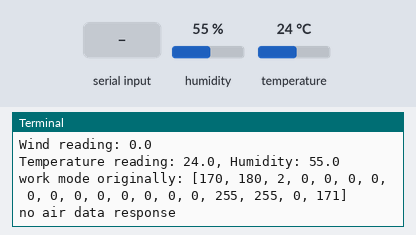
Bench run of a program on a simulated Raspberry Pi (BCM pin numbers). Parts: the last lines printed to the terminal. Inputs (shaded band) come from the test bench; at power-on: humidity 55 %, temperature 24 °C. The clock reads 2024-03-15 10:24:30 at power-on unless the program sets it.

Above: at 1.2 s.
1.3 s: "report mode\n" received over the second serial link
At 6.3 s:
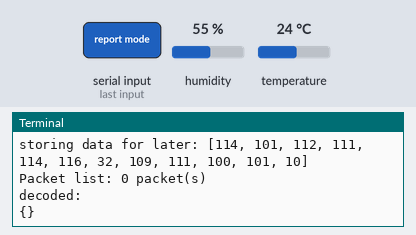
6.6 s: "data reporting\n" received over the second serial link
At 10.9 s:
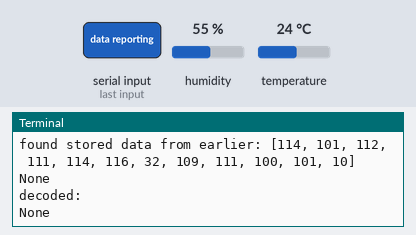

The program:

weather_pi.py
```python
# this script takes data from several sensors and transmits them to opensensmap.org
# Author: transistorgrab
# Date: 2024-05-12

# tested with Python 3.11

# requires: gpiozero, DHT11, requests

from gpiozero import Button ## used to read the input from the anemometer (wind information),
                            #  automatically sets pull-up active
import RPi.GPIO as GPIO ## required for the DHT11 sensor, since gpiozero is not useable for this application
import dht11    ## reads DHT11 temperature and humidity sensor
import serial   ## required for reading the air quality sensor
import requests ## used to connect to opensensmap
import collections ## used to implement a fifo data buffer
import time
import math
import threading ## used to run periodic tasks like fetching serial data
import json

debug = True

class Wind:
    def __init__(self):
        self.radius_mm   = 90
        self.pulses_per_revolution = 2.0
        self.corr_factor = 1.18
        self.port        = "GPIO18"
        self.impulses    = 0
        self.started     = time.time()
        print (f"wind sensor initiated") if debug else ()
    def init_sensor(self):
        self.sensor      = Button(self.port)
        self.sensor.when_pressed = self.count_impulse
        self.started     = time.time()
        self.impulses    = 0
        self.circumfence = ((2 * math.pi) * self.radius_mm) / 1000.0
    def count_impulse(self):
        print(f"pulses: {self.impulses}") if debug else ()
        self.impulses += 1
    def get_wind_speed(self):
        ''' first reads the collected pulses and time period,
            and starts the new count cycle
            by setting a new "started" time and resetting the counter
            then calculates the wind speed in m/s'''
        revolutions   = self.impulses / self.pulses_per_revolution
        read_time     = time.time()
        started       = self.started
        self.started  = read_time
        self.impulses = 0 ## reset impulses for next read cycle
        ## now we calculate the result: way traveled divided by time elapsed
        speed = (self.circumfence * revolutions) / (read_time - started) * self.corr_factor
        return (speed)

class Ser:
    ''' holds the serial interface parameters, provides data from the serial interface'''
    def __init__(self):
        self.port   = "/dev/serial0"
        self.bauds  = 9600
        self.size   = serial.EIGHTBITS
        self.parity = serial.PARITY_NONE
        self.stop   = serial.STOPBITS_ONE
        self.data   = collections.deque()   ## this is a fifo that holds the data read from serial
        self.period_min = self.period_min_seconds() ## minimum period on seconds how often serial data can be read
        self.period = 3                     ## period in seconds how often to read serial data
        self.connection = serial.Serial(port = self.port, baudrate = self.bauds,
                               parity = self.parity, stopbits = self.stop,
                               bytesize = self.size, timeout = 1)
        print (f"serial port {self.port} initiated") if debug else ()
    def period_min_seconds(self):
        return 3 ## implementing a static value here, serial cannot be read more often than that
    def post (self,data):
        self.data.appendleft(self,data)
    def get (self):
        if self.data:
            return self.data.pop()
        else:
            return None
#    def get_connection(self):
#        print (f"setting up serial port {self.port}") if debug else ()
#        return serial.Serial(port = self.port, baudrate = self.bauds,
#                               parity = self.parity, stopbits = self.stop,
#                               bytesize = self.size, timeout = 1)

    def start_cyclic_read(self):
        bytes_received = self.connection.inWaiting()
        self.post(connection.read(bytes_received))
        wait_period = self.period if self.period > self.period_min_seconds() else self.period_min_seconds()
        self.cyclic_read = threading.Timer(wait_period, lambda: self.start_cyclic_read) ## lambda prevents spawning multiple threads
    def stop_cyclic_read(self):
        self.cyclic_read.cancel()
    def send_data(self,data):
        self.connection.write(data)

class Air:
    ''' holds data and provides methods to communicate to the air sensor'''
    def __init__(self):
        self.air_request_inverval_s = 3 ## not less than 3 seconds
        self.old_data     = list() ## holds data that does not fit a whole data frame (tail missing)
        self.command_len  = 19 ## length of command packets
        self.response_len = 10 ## length of response packets
        self.commands = { ## per default commands address all devices (0xff in the address bytes)
            "get_work_mode"       : [0xaa,0xb4,0x02,0x00,0x00,0,0,0,0,0,0,0,0,0x00,0x00,0xff,0xff,0x00,0xab],
            "set_mode_active"     : [0xaa,0xb4,0x02,0x01,0x00,0,0,0,0,0,0,0,0,0x00,0x00,0xff,0xff,0x00,0xab],
            "set_mode_query"      : [0xaa,0xb4,0x02,0x01,0x01,0,0,0,0,0,0,0,0,0x00,0x00,0xff,0xff,0x00,0xab],
            "get_particle_data"   : [0xaa,0xb4,0x04,0x00,0x01,0,0,0,0,0,0,0,0,0x00,0x00,0xff,0xff,0x00,0xab],
            "set_device_id"       : [0xaa,0xb4,0x05,0x01,0x01,0,0,0,0,0,0,0,0,0x01,0x01,0xff,0xff,0x00,0xab],
            "get_sleep_mode"      : [0xaa,0xb4,0x06,0x00,0x00,0,0,0,0,0,0,0,0,0x01,0x01,0xff,0xff,0x00,0xab],
            "set_sleep_mode_on"   : [0xaa,0xb4,0x06,0x01,0x00,0,0,0,0,0,0,0,0,0x00,0x00,0xff,0xff,0x00,0xab],
            "set_sleep_mode_off"  : [0xaa,0xb4,0x06,0x01,0x01,0,0,0,0,0,0,0,0,0x00,0x00,0xff,0xff,0x00,0xab],
            "get_firmware_version": [0xaa,0xb4,0x07,0x00,0x00,0,0,0,0,0,0,0,0,0x00,0x00,0xff,0xff,0x00,0xab],
            "get_working_period"  : [0xaa,0xb4,0x08,0x00,0x00,0,0,0,0,0,0,0,0,0x00,0x00,0xff,0xff,0x00,0xab],
            "set_working_period"  : [0xaa,0xb4,0x08,0x01,0x00,0,0,0,0,0,0,0,0,0x00,0x00,0xff,0xff,0x00,0xab],
                        }
        self.reply_type_id = {0xC5:"report mode",
                              0xC0:"sensor data",}
        self.report_mode   = {0x02:"data reporting",
                              0x05:"device ID",
                              0x06:"sleep mode",
                              0x07:"firmware version",
                              0x08:"working period",}
        self.work_mode_response = {0x00:"active",
                                   0x01:"query",}
        self.sleep_mode_response = {0x00:"sleeping",
                                    0x01:"working",}

        '''
            10 data bytes from sensor
            air sensor data format example: "aa c0 8c 00 94 00 bc f9 d5 ab"
                                aa: head,
                                c0: reply type ID,
                                8c 00: PM2.5,
                                94 00: PM10,
                                00 bc: device ID,
                                d5: checksum (sum of "8c" to "f9", lowest 8 bits),
                                ab: tail
            19 data bytes to sensor
            command to sensor example: "aa b4 04 00 00 00 00 00 00 00 00 00 00 00 00 ff ff 00 ab"
                                aa: head,
                                b4: command ID (query sensor data),
                                04: query data command,
                                00...00 : reserved bytes,
                                ff ff: device ID: FF -> all devices,
                                00: checksum byte,
                                ab: tail
        '''

    def get_checksum (self,data):
        ''' returns the checksum for a given data list, either 19 byte to sensor or 10 bytes from sensor
            checksum is low 8 bits of sum of data bytes '''
        if (not len(data) == self.command_len) & (not len(data) == self.response_len):
            raise ValueError(f"data must have {self.command_len} or {self.response_len} bytes,"
                            +f" given data has {len(data)} bytes.")
            return False
        checksum = sum(data[2:-2]) & 0xff
        return checksum

    def get_command_data(self,command:str,dev_id:int=0xFFFF,work_period:int=0):
        ''' returns a list of bytes for the given command and device ID of the air sensor '''
        if command in self.commands:
            command_data = self.commands[command]
            if work_period:
                work_data = 30 if work_period > 30 else work_period
                command_data[4] = work_data
            command_data[-4] = dev_id >> 8
            command_data[-3] = dev_id & 0xFF
            command_data[-2] = self.get_checksum(command_data)
            return command_data
        else:
            return f"unknown command '{command}', available commands are {self.commands.keys()}"

    def decode (self,data,head = 0xaa, tail = 0xab):
        ''' takes a bytes object of data, decodes it and returns a dict of values '''
        if self.old_data: ## if we have old data from an earlier run
            print (f"found stored data from earlier: {self.old_data}") if debug else ()
            byte_list = self.old_data.extend(list(data))
        else:
            byte_list = list(data)
        print (byte_list) if debug else ()
        packet_list = list()
        data_packet = list()
        reply = dict()
        if byte_list:
            for byte in byte_list:
                data_packet.append(byte)
                if byte == tail: ## we found the tail byte
                    packet_list.append(data_packet) ## appends the packet to the list
                    print (f"packet: {data_packet}") if debug else ()
                    data_packet = [] ## clears the packet storage
            if data_packet: ## we have some bytes left, last byte was not == tail
                print (f"storing data for later: {data_packet}") if debug else ()
                self.old_data = data_packet
            print (f"Packet list: {len(packet_list)} packet(s)") if debug else ()

            for packet in packet_list: ## we now inspect the collected packets
                if (not packet[0] == head): ## we have a defective packet, skip this
                    continue
                if (not len(packet) == self.response_len): ## packet is too short/long
                    print (f"Packet length mismatch: {len(packet)}, {packet}") if debug else ()
                    continue
                if (not packet[-2] == self.get_checksum(packet)): ## checking if checksum matches data
                    print (f"Packet checksum mismatch: {packet[-2]} vs {self.get_checksum(packet)}") if debug else ()
                    continue
                if (self.reply_type_id[packet[1]] == "report mode"):
                    print (f"found report: {packet}") if debug else ()
                    if self.report_mode[packet[2]] == "data reporting":
                        reply["reporting mode"] = self.work_mode_response[packet[4]]
                    if self.report_mode[packet[2]] == "sleep mode":
                        reply["sleep mode"] = self.sleep_mode_response[packet[4]]
                    if self.report_mode[packet[2]] == "working period":
                        reply["working period"] = (packet[4],"minutes")
                    if self.report_mode[packet[2]] == "firmware version":
                        reply["firmware version"] = (packet[3],packet[4],packet[5])
                    if self.report_mode[packet[2]] == "device ID":
                        pass

                    reply["device ID"] = int(packet[6]<<8)+int(packet[7])

                elif (self.reply_type_id[packet[1]] == "sensor data"):
                    print (f"found sensor data: {packet}") if debug else ()
                    reply["PM2.5"] = float(int(packet[3]<<8) + int(packet[2])) * 0.1
                    reply["PM10"]  = float(int(packet[5]<<8) + int(packet[4])) * 0.1
                    reply["ID"]    = int(packet[6]<<8) + int(packet[7])

            if debug:
                for key in reply.keys():
                    print (f"{key}: {reply[key]}")

            return reply

class TH:
    ''' provides data and methods to get temperature and humidity information '''
    def __init__(self):
        self.port = 6  ## pin 7 == "GPIO4"
        self.error = {1:"missing data",2:"CRC faulty"}
    def init_sensor(self):
        GPIO.setwarnings(False)
        GPIO.setmode(GPIO.BCM)
        # GPIO.cleanup()
        self.sensor = dht11.DHT11(pin = self.port)
    def get(self):
        return self.sensor.read()

if __name__ == "__main__":
    temp_hum = TH()
    temp_hum.init_sensor()
    wind = Wind()
    wind.init_sensor()
    air = Air()
    ser = Ser()
    ser.send_data(air.get_command_data("set_mode_query"))

    while (1):
        print(f"Wind reading: {wind.get_wind_speed()}")
        th_read = temp_hum.get()
        if th_read.is_valid():
            print(f"Temperature reading: {th_read.temperature}, Humidity: {th_read.humidity}")
        else:
            print(f"There was an error: {temp_hum.error[th_read.error_code]}")
        print(f"work mode originally: {air.get_command_data('get_work_mode')}")
        ser.send_data(air.get_command_data("get_work_mode"))
        ser.send_data(air.get_command_data("get_particle_data"))
        if ser.connection.in_waiting:
            air_response=ser.connection.read(ser.connection.in_waiting)
            print(air_response)
            decoded = air.decode(air_response)
            print (f"decoded:\n{decoded}")
        else:
            print(f"no air data response")

        time.sleep(5)
```

Measured:
- after the input at 1.3 s, the terminal: prints a new line after 3.9 s (image 1)
- after the input at 6.6 s, the terminal: prints a new line after 3.6 s (image 2)
